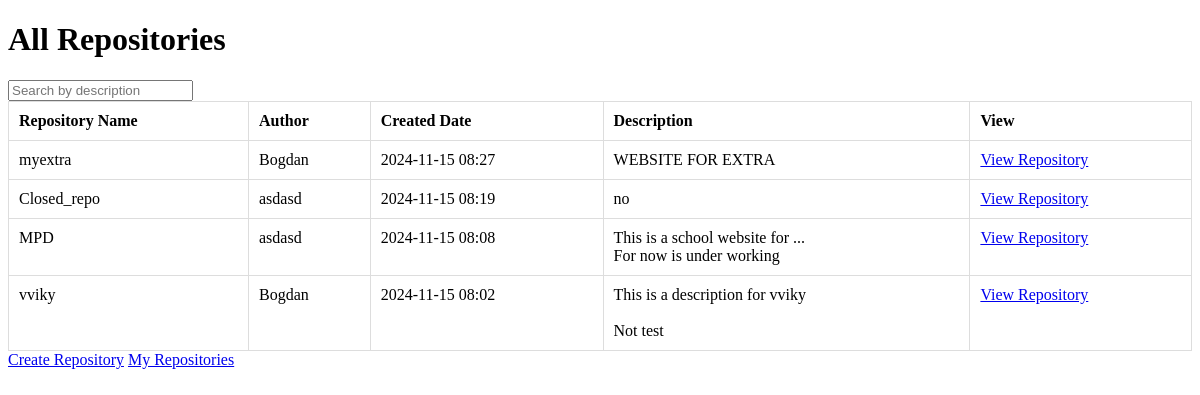
Page /all_repositories (signed in) on the earlier database version.
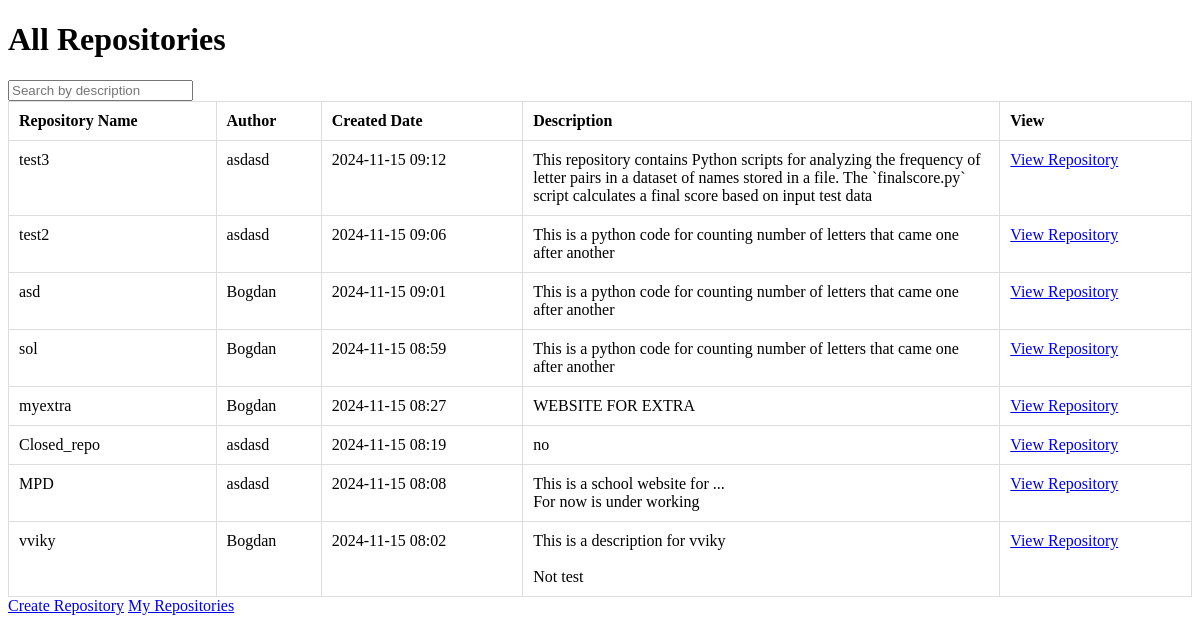
Same page on the later database version.
### tables this page shows
CREATE TABLE repositories (
    repository_id INTEGER PRIMARY KEY AUTOINCREMENT,
    user_id INTEGER,
    name TEXT,
    description TEXT DEFAULT '',
    created_time TIMESTAMP,
    is_open BOOLEAN DEFAULT 1, -- 1 for open, 0 for closed
    diagram TEXT, -- Path to the diagram image
    UNIQUE(user_id, name),
    FOREIGN KEY(user_id) REFERENCES users(id) ON DELETE CASCADE
);

CREATE TABLE users (
    id INTEGER PRIMARY KEY AUTOINCREMENT,
    name TEXT NOT NULL UNIQUE,
    email TEXT NOT NULL UNIQUE,
    psw TEXT NOT NULL,
    created_at INTEGER NOT NULL
);

### main.py (the view)
@app.route('/all_repositories', methods=["GET"])
@login_required
def all_repositories():
    db = get_db()
    cursor = db.cursor()
    current_user_id = int(current_user.get_id())
    search_query = request.args.get('search', '').strip()
    query = """
        SELECT r.repository_id, r.name AS repo_name, r.created_time, r.description, u.name AS author_name
        FROM repositories r
        JOIN users u ON r.user_id = u.id
        WHERE r.is_open = 1 OR r.user_id = ?
        ORDER BY r.created_time DESC
    """
    cursor.execute(query, (current_user_id,))
    repositories = cursor.fetchall()
    repos_with_descriptions = []
    for repo in repositories:
        description = repo['description'] if repo['description'] else ""
        if (not search_query or
            search_query.lower() in description.lower() or
            search_query.lower() in repo['repo_name'].lower() or
            search_query.lower() in repo['author_name'].lower()):
            repos_with_descriptions.append({
                'repo_id': repo['repository_id'],
                'repo_name': repo['repo_name'],
                'created_time': repo['created_time'],
                'author_name': repo['author_name'],
                'description': description[:200]
            })
    if request.headers.get('X-Requested-With') == 'XMLHttpRequest':
        return jsonify(repositories=repos_with_descriptions)
    return render_template("all_repositories.html", repositories=repos_with_descriptions, search_query=search_query)

### UserLogin.py (called while the page is built)
    def fromDB(self, user_id, db):
        self.__user = db.getUserByID(user_id)
        return self

    def get_id(self):
        return str(self.__user['id'])

### main.py (called while the page is built)
def connect_db(db_path):
    conn = sqlite3.connect(db_path, check_same_thread=False)
    conn.row_factory = sqlite3.Row
    return conn

def get_db():
    if not hasattr(g, 'link_db'):
        g.link_db = connect_db(app.config['DATABASE'])
    return g.link_db

@login_manager.user_loader
def load_user(user_id):
    db = get_db()
    dbase = FDataBase(db)
    return UserLogin().fromDB(user_id, dbase)

@app.before_request
def before_request():
    g.db = get_db()
    g.db = get_db()

@app.template_filter('datetimeformat')
def datetimeformat(value, format='%Y-%m-%d %H:%M'):
    return datetime.fromtimestamp(value).strftime(format)

    def getUserByID(self, id):
        try:
            self.__cur.execute("SELECT * FROM users WHERE id = ? LIMIT 1", (id,))
            return self.__cur.fetchone()
        except sqlite3.Error as e:
            print("Error retrieving user by ID from DB: " + str(e))
            return False

### templates/all_repositories.html (shortened to what this page needs)
<!DOCTYPE html>
<html lang="en">
<head>
</head>
<body>
    <h1>All Repositories</h1>
    <input type="text" id="search" placeholder="Search by description" value="{{ search_query }}">
    <table>
        <thead>
            <tr>
                <th>Repository Name</th>
                <th>Author</th>
                <th>Created Date</th>
                <th>Description</th>
                <th>View</th>
            </tr>
        </thead>
        <tbody id="repositoriesTableBody">
            {% for repo in repositories %}
                <tr>
                    <td>{{ repo['repo_name'] }}</td>
                    <td>{{ repo['author_name'] }}</td>
                    <td>{{ repo['created_time'] | datetimeformat }}</td>
                    <td class="description-cell">{{ repo['description'] }}</td>
                    <td><a href="{{ url_for('view_repository', author=repo['author_name'], repo_name=repo['repo_name']) }}">View Repository</a></td>
                </tr>
            {% endfor %}
        </tbody>
    </table>
    <a href="{{ url_for('create_repo') }}">Create Repository</a>
    <a href="{{ url_for('view_repositories') }}">My Repositories</a>
</body>
</html>

### templates/all_repositories.html (style rules this page uses)
table { width: 100%; border-collapse: collapse; }
th, td { padding: 10px; border: 1px solid #ddd; vertical-align: top; text-align: left; }
th { font-weight: bold; }
.description-cell { white-space: pre-wrap; word-wrap: break-word; max-width: 300px; overflow: hidden; }

Differences in the rows shown:
added repositories: repo_name "test3", author_name "asdasd", created_time "2024-11-15 09:12", description "This repository contains Python scripts for analyzing the frequency of letter pairs in a dataset of names stored in a file. The `finalscore.py` script calculates a final score based on input test data"
added repositories: repo_name "test2", author_name "asdasd", created_time "2024-11-15 09:06", description "This is a python code for counting number of letters that came one after another"
added repositories: repo_name "asd", author_name "Bogdan", created_time "2024-11-15 09:01", description "This is a python code for counting number of letters that came one after another"
added repositories: repo_name "sol", author_name "Bogdan", created_time "2024-11-15 08:59", description "This is a python code for counting number of letters that came one after another"
